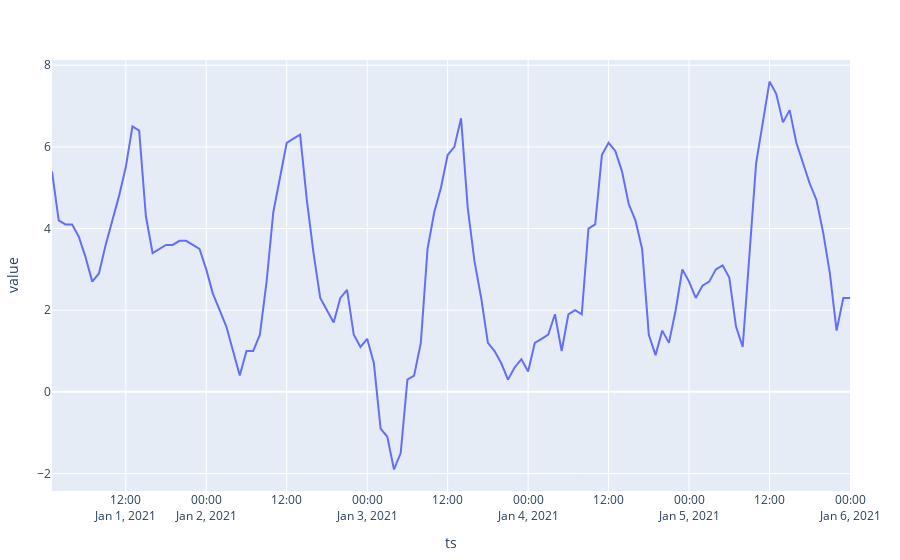

This figure's notebook cell:
### Code cell
# @df data plot(:ts, :value, 
#     label="Measured", 
#     marker=:circle,
#     markersize=2,
#     # layout= Layout(;title="Horizontal Box Plot")
# )
plot(data, :ts, :value)

# macro plot_common()
#     return quote
#         (-5, 15) |> ylims!
#         "Date" |> xlabel!
#         "Temperature" |> ylabel!
#     end
# end

# @plot_common()
